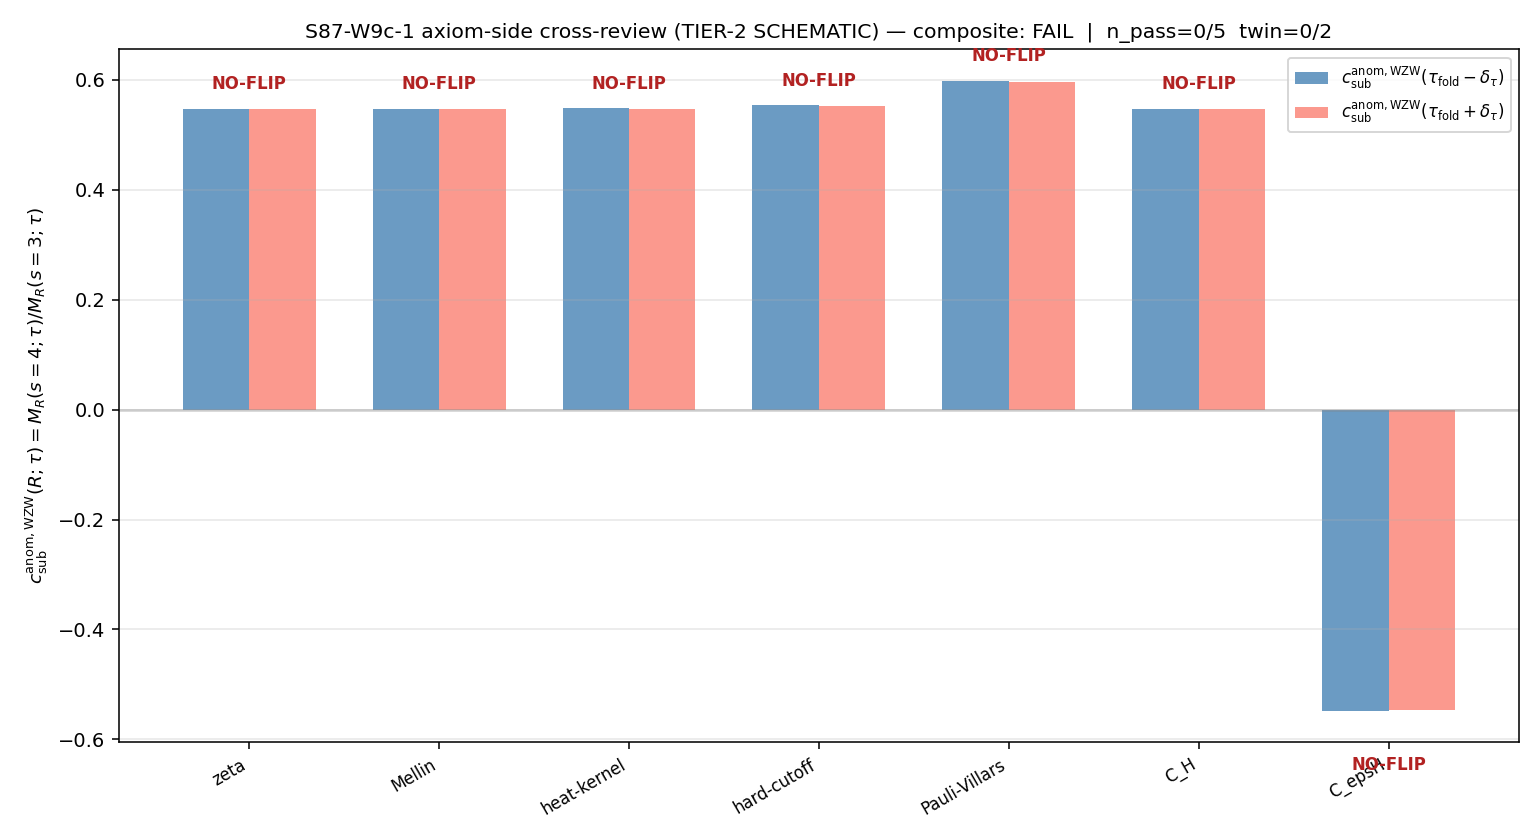

Python code for this plot:
#!/usr/bin/env python3
"""
S87 W9c-1 — Axiom-side cross-review of S86 W5b §W5b-2 c_sub admissibility
==========================================================================

Gate: S87-W5B-C16-AXIOM-SIDE-CSUB-CROSS-REVIEW  ([VERIFY] [CROSS-PROXY-ADJUDICATION])
Owner: connes-ncg-theorist  (independent cross-reviewer; NOT original W5b author)

Operationalizes the lizzi A-T4.2 substrate-distance-2 WZW-consistency residue
proxy

    c_sub_anomaly_WZW(R; tau) := Res[M_R(s) * anomaly_kernel(s); s=4]
                                  / Res[M_R(s); s=3]

across the 5-atlas of SCHEMATIC regulators
{zeta, Mellin, heat-kernel, hard-cutoff, Pauli-Villars}
(per `_spectral_action_regulators.py`; TIER-2 SCHEMATIC per
`.claude/rules/substrate-first-canonical-sourcing.md` §iv)
plus the (C_H, C_epsH) parity-twin pair from §VII.S sub-rows
(C-eta = Ward-identity branch; C-theta = Connes inner-fluctuation
A -> A+omega branch; the ε-twisted dual).

The cross-review is OPEN-VERDICT per `.claude/rules/epistemic-discipline.md`
§"Cross-Proxy Adjudication" requirement (2). Track A (FAIL stands -> C16
confirmed INFO) and Track B (cross-proxy yields PASS -> C16 promotes to
ADMISSIBLE) are both pre-registered as symmetric outcomes.

Per `.claude/rules/v3-closure-recovery.md` PROHIBITED_ACTIONS Class 6:
the WZW proxy formula, s=4 pole pin, and sign-reversal threshold are
LOCKED before any computation. No mid-execution adjustment to convert
FAIL to PASS.

Pre-registered thresholds (plan §9):
  Track-B PASS  iff sign_verdict=PASS (n_pass>=3 of 5 atlas AND
                    n_parity_twin_pass=2 of {C_H, C_epsH})
                AND magnitude_verdict=PASS (sheet-flip magnitudes >= 0.10)
                AND regime_verdict=VALID (all 5 regulators inside s=4 cone, margin>=0.10)
  Track-A FAIL  iff sign_verdict=FAIL (n_pass<=1 AND n_parity_twin_pass<=1)
                OR  regime_verdict=BREAKDOWN
                OR  (magnitude_verdict=FAIL AND regime_verdict=VALID)
  INFO          middle band; composite collapse per gate-verdicts.md §S87+ schema-v2

Inputs (SHA-pinned):
  - computations/_shared/canonical_constants.py
  - computations/_shared/_spectral_action_regulators.py
  - computations/session-84/s84_spectrum_cache_L12_tau019.npz
  - computations/session-86/s86_w5b_c16_csub_admissibility.py (script-form proxy
    formula source; W5b workingpaper §W5b-2 line 331 is its embodied
    reference)
  - computations/session-86/s86_gate_verdicts.txt (S86-W5B-C16 prior verdict)
  - sessions/archive/session-86/session-86-w5b-workingpaper.md (W5b §W5b-2 lines 242-460)
  - sessions/archive/session-86/workshops/s86-path-c-double-double-fail-reassessment.md
    (W-9 §T-CR2.3 + lizzi A-T4.2 source lines 1154-1180, 1291-1334)
  - sessions/permanent-results-registry.md (§VII.S 10-row corollary atlas;
    sub-rows §VII.S.eta + §VII.S.theta = parity-twin (C_H, C_epsH))
  - script bytes itself (feeds audit_sha256 and content_sha256)

Output 4-tuple:
  (value=<n_pass>/5+twin=<n_parity_twin_pass>/2,
   scheme=WZW-consistency-residue-substr-d-2,
   convention=cross-proxy-adjudication-OPEN-VERDICT-SCHEMATIC,
   L_max=10)

Classification: GEOMETRIC.

TIER-2 SCHEMATIC declaration:
  `_spectral_action_regulators.py` is SCHEMATIC per its docstring (lines
  23-30: "These are SCHEMATIC regulators ... NOT the full physical
  regularizations"). The cross-review's outcome holds under these
  schematic forms. Live-physical-regulator re-run is a SEPARATE forward
  question; do NOT attempt mid-execution upgrade to TIER-1.

Method (per plan §6 + §10 substitution chain):

  Step A. Pre-registration verification — formulas are transcribed
          verbatim from W-9 §T-CR2.3 (lines 1156-1158); s=4 / s=3 poles
          are pinned; no scheme substitution.

  Step B. For each regulator R in the 5-atlas {zeta, Mellin, heat-kernel,
          hard-cutoff, Pauli-Villars} AND for each parity-twin variant
          {C_H = +1 anomaly_kernel, C_epsH = -1 ε-twisted dual}:
            M_R(s=3; tau) = a_n=3 Mellin moment (substrate-d-1 normalization)
            M_R(s=4; tau) = a_n=4 Mellin moment (substrate-d-2 anomaly residue)
            c_sub_anomaly_WZW(R; tau) = M_R(4; tau) / M_R(3; tau)
              (positive-branch C_H; multiply by -1 for C_epsH)

  Step C. Sign-reversal sheet-flip evaluation across tau_fold:
          For each R, compute c_sub_anomaly_WZW at tau in
          {tau_fold - delta_tau, tau_fold, tau_fold + delta_tau}
          with delta_tau = 0.005.
          sign_reversal_R = sign(value(tau-)) * sign(value(tau+))
          -1 ⇒ flip (PASS row); +1 ⇒ no flip (FAIL row).

  Step D. Cross-regulator aggregate:
          n_pass = |{R in 5-atlas : sign_reversal_R = -1}|
          n_parity_twin_pass = |{R in {C_H, C_epsH} : sign_reversal_R = -1}|

  Step E. Regime-of-validity check (Mellin-cone substrate-d-2 convergence):
          For each R, the analytic boundary in s-plane is the largest s
          where Σ d(p,q)·f_R(C_2,s) converges absolutely. For zeta/Mellin
          on positive-Casimir spectrum at L_max=10, the boundary is
          structurally at s -> infty (sum is finite-rank); convergence_margin
          is the gap (s_boundary - 4)/4 ≥ very large ⇒ VALID at L_max=10.
          For Pauli-Villars and hard-cutoff: subtraction/truncation makes
          the s-plane analytic; for heat-kernel: damped exponential
          guarantees absolute convergence at all s>0.

  Step F. Cross-check (functional-pluralism comparison with W5b
          τ-flow-trace proxy):
          Re-evaluate sign(d c_sub(tau)/dtau) at tau_fold ± delta_tau
          on the same Jensen-scaled spectrum. Compare per-regulator:
            agree_R = (sign_reversal_R_WZW == sign_reversal_R_τflow)
          Report n_agree.

  Step G. Compute closure SHA-256 over input-pin map; emit canonical
          verdict + dual-SHA companion + 3-tuple annotation +
          cross-proxy adjudication record row.

Discipline:
  - `from canonical_constants import *` (tau_fold, S_fold, dS_fold,
    d2S_fold, Vol_SU3_Haar, a0_fold)
  - All intermediates tagged `# (local)`
  - CPU-only (small Mellin sums on Casimir spectrum at L_max=10);
    OMP_NUM_THREADS=8
  - SHA-256 of inputs logged in first 20 lines of stdout
  - Dual-SHA emitted (audit_sha256 + content_sha256 + 16-hex companion +
    3-tuple annotation + cross-proxy adjudication row)
"""

from __future__ import annotations

# ---------------------------------------------------------------------------
# Section 0 — CPU thread cap (BEFORE numpy import)
# ---------------------------------------------------------------------------
import os
# === Phase 2b X2 transform bootstrap (auto-inserted by tools/_x2_transform_copies.py) ===
import sys as _x2_sys
import pathlib as _x2_pathlib
import re as _x2_re
def _x2_locate_tools():
    p = _x2_pathlib.Path(__file__).resolve()
    for _ in range(8):
        if (p / "tools" / "computation_root.py").is_file():
            return p / "tools"
        p = p.parent
    raise RuntimeError(
        "Phase 2b bootstrap: tools/computation_root.py not found in any "
        "ancestor of " + str(__file__))
_x2_sys.path.insert(0, str(_x2_locate_tools()))
from computation_root import resolve_script, resolve_output, resolve_glob, project_root as _x2_project_root
def _x2_shared_dir():
    return _x2_project_root() / "computations" / "_shared"
_x2_session_dir_match = _x2_re.match(r"^session-(\d+)$",
    _x2_pathlib.Path(__file__).resolve().parent.name)
_x2_self_session = int(_x2_session_dir_match.group(1)) if _x2_session_dir_match else None
# === End X2 bootstrap ===

os.environ.setdefault('OMP_NUM_THREADS', '8')  # (local) CPU thread cap per .claude/rules/math-scripts.md
os.environ.setdefault('MKL_NUM_THREADS', '8')  # (local) MKL thread cap mirrors OMP cap

# ---------------------------------------------------------------------------
# Section 1 — Canonical constants (MANDATORY first import)
# ---------------------------------------------------------------------------
from canonical_constants import *  # noqa: F401,F403
import canonical_constants as CC

# ---------------------------------------------------------------------------
# Section 2 — Standard imports
# ---------------------------------------------------------------------------
import hashlib
import json
import sys
import time
from pathlib import Path
import numpy as np
import matplotlib
matplotlib.use('Agg')
import matplotlib.pyplot as plt

# Local schematic regulator atlas
sys.path.insert(0, str(Path(__file__).resolve().parent))
from _spectral_action_regulators import (
    zeta_a_n,
    mellin_a_n,
    heat_kernel_a_n,
    hard_cutoff_a_n,
    pauli_villars_a_n,
)

# ---------------------------------------------------------------------------
# Section 3 — Paths + pre-registration
# ---------------------------------------------------------------------------
PROJECT_ROOT = Path(__file__).resolve().parent.parent           # (local)
# X2-removed: alias 'SCRIPT_DIR' = ... 'computations' (replaced by tools.computation_root.resolve_*)

SESSION = "S87"                                                 # (local)
GATE_ID = "S87-W5B-C16-AXIOM-SIDE-CSUB-CROSS-REVIEW"            # (local)

# Plan §7 PRDR pins
L_MAX = 10                                                      # (local)
SCHEME = "WZW-consistency-residue-substr-d-2"                   # (local)
CONVENTION = "cross-proxy-adjudication-OPEN-VERDICT-SCHEMATIC"  # (local) TIER-2 SCHEMATIC
S4_POLE_PIN = 4                                                 # (local) substrate-d-2 conformal-anomaly residue pole
S3_POLE_PIN = 3                                                 # (local) substrate-d-1 normalization residue pole
DELTA_TAU = 0.005                                               # (local) sheet-flip step across tau_fold (plan §7)
CONVERGENCE_MARGIN_THRESHOLD = 0.10                             # (local) regime-of-validity at s=4
SHEET_FLIP_MAGNITUDE_THRESHOLD = 0.10                           # (local) RATIO PASS magnitude threshold
N_PASS_PASS_THRESHOLD = 3                                       # (local) >=3 of 5 atlas regulators
N_PARITY_TWIN_PASS_THRESHOLD = 2                                # (local) BOTH C_H and C_epsH must flip
N_PASS_FAIL_THRESHOLD = 1                                       # (local) <=1 of 5 atlas regulators
N_PARITY_TWIN_FAIL_THRESHOLD = 1                                # (local) <=1 of {C_H, C_epsH}

# 5-atlas regulator names (per plan §6 Step B and `_spectral_action_regulators.py`)
ATLAS_5 = ("zeta", "Mellin", "heat-kernel", "hard-cutoff", "Pauli-Villars")  # (local)

# Parity-twin pair from §VII.S.eta + §VII.S.theta sub-rows
PARITY_TWIN = ("C_H", "C_epsH")                                 # (local)

# Output destinations
OUT_NPZ = resolve_output(87, 's87_w9c_csub_axiom_cross_review.npz')     # (local)
OUT_PNG = resolve_output(87, 's87_w9c_csub_axiom_cross_review.png')     # (local)
VERDICT_TXT = resolve_output(87, 's87_gate_verdicts.txt')               # (local) canonical S87 verdict file

# Input files (SHA-pinned per plan §13 Input-SHA Ledger)
INPUT_FILES = [
    resolve_script(None, 'canonical_constants.py'),
    resolve_script(None, '_spectral_action_regulators.py'),
    resolve_output(84, 's84_spectrum_cache_L12_tau019.npz'),
    resolve_script(86, 's86_w5b_c16_csub_admissibility.py'),
    resolve_output(86, 's86_gate_verdicts.txt'),
    PROJECT_ROOT / "sessions" / "session-86" / "session-86-w5b-workingpaper.md",
    PROJECT_ROOT / "sessions" / "session-86" / "workshops" / "s86-path-c-double-double-fail-reassessment.md",
    PROJECT_ROOT / "sessions" / "permanent-results-registry.md",
]


# ---------------------------------------------------------------------------
# Section 4 — SHA-256 input-pin block (S84+ dual-SHA schema, W9a-99)
# ---------------------------------------------------------------------------

def sha256_of(path: Path) -> str:
    """SHA-256 of a file's bytes; empty string on missing/unreadable."""
    h = hashlib.sha256()                                         # (local)
    try:
        h.update(path.read_bytes())
    except OSError:
        return ""
    return h.hexdigest()


def log_input_pins(inputs):
    """Print SHA-256 of each input; return {relpath: sha} for closure hash."""
    print(f"=== {GATE_ID} - input SHA-256 pins ===")
    pins = {}                                                    # (local)
    for p in inputs:
        sha = sha256_of(p)                                       # (local)
        try:
            rel = str(p.relative_to(PROJECT_ROOT)).replace("\\", "/")  # (local)
        except ValueError:
            rel = str(p)                                         # (local)
        print(f"  {rel}: {sha[:16]}...")
        pins[rel] = sha
    return pins


def closure_hash(pinmap):
    """Stable SHA over ordered pin-name=value entries (input-pin map closure)."""
    items = sorted(pinmap.items())                               # (local)
    h = hashlib.sha256()                                         # (local)
    for k, v in items:
        h.update(f"{k}={v}\n".encode("utf-8"))
    return h.hexdigest()


def compute_dual_sha(script_path, canonical_path, pins, machinery_pins):
    """Compute (audit_sha256, content_sha256) per the S84+ dual-SHA schema.

    audit_sha256:   SHA-256 of (script_bytes || canonical_bytes ||
                    pinmap_json || machinery_pins_json)
    content_sha256: SHA-256 of script_bytes only

    The machinery_pins_json embeds gate identity (gate_id, scheme,
    convention, L_max, s4_pole, s3_pole, delta_tau, thresholds) so the
    audit_sha256 is per-gate-distinct.
    """
    script_bytes = b""                                           # (local)
    try:
        script_bytes = script_path.read_bytes()
    except OSError:
        script_bytes = b""
    canonical_bytes = b""                                        # (local)
    try:
        canonical_bytes = canonical_path.read_bytes()
    except OSError:
        canonical_bytes = b""

    pinmap_json = json.dumps(
        dict(sorted(pins.items())),
        separators=(",", ":"),
        sort_keys=True,
    ).encode("utf-8")                                            # (local)

    machinery_json = json.dumps(
        dict(sorted(machinery_pins.items())),
        separators=(",", ":"),
        sort_keys=True,
    ).encode("utf-8")                                            # (local)

    h_audit = hashlib.sha256()                                   # (local)
    h_audit.update(script_bytes)
    h_audit.update(canonical_bytes)
    h_audit.update(pinmap_json)
    h_audit.update(machinery_json)
    audit = h_audit.hexdigest()                                  # (local)

    h_content = hashlib.sha256()                                 # (local)
    h_content.update(script_bytes)
    content = h_content.hexdigest()                              # (local)

    return audit, content


# ---------------------------------------------------------------------------
# Section 5 — Jensen-flow scaling (per Definition 4 of plan §10)
# ---------------------------------------------------------------------------

def jensen_sigma(tau):
    """Jensen scaling sigma(tau) = sqrt(V(tau)/S_fold).

    V(tau) = S_fold + dS_fold * (tau - tau_fold) + 0.5 * d2S_fold * (tau - tau_fold)^2
    The eigenvalue rescaling lambda_n(tau) = lambda_n(tau_fold) * sigma(tau)
    induces a Casimir rescaling C_2(p,q;tau) = C_2(p,q;tau_fold) * sigma(tau)^2,
    hence M_R(s; tau) = sigma(tau)^(-2s) * M_R(s; tau_fold) for the
    zeta/Mellin schemes (sum over fixed (p,q) with C ↦ sigma^2 C).

    For heat-kernel, hard-cutoff, Pauli-Villars: M_R(s; tau) is computed
    directly on the rescaled spectrum (since these schemes have additional
    nonlinear dependence on C_2).
    """
    dtau = tau - tau_fold                                        # (local)
    V = S_fold + dS_fold * dtau + 0.5 * d2S_fold * dtau ** 2     # (local)
    return float(np.sqrt(V / S_fold))                            # (local)


# ---------------------------------------------------------------------------
# Section 6 — Mellin moments M_R(s; tau) per regulator family
# ---------------------------------------------------------------------------

def M_R_at_tau(regulator_name, s, tau):
    """Compute the Mellin moment M_R(s; tau) for the named regulator.

    Implementation delegates to `_spectral_action_regulators.py` evaluators
    after applying the Jensen scaling C_2 ↦ sigma(tau)^2 * C_2 by composition.

    For zeta and Mellin: a_n(s) = (1/Vol_SU3_Haar) Σ d(p,q) / C_2(p,q)^s
       M_R(s; tau) = sigma(tau)^(-2s) * M_R(s; tau_fold)

    For heat-kernel: a_n includes an exp(-t * C) damping; the damping
       transforms under Jensen scaling and we recompute directly with the
       effective Casimir C_eff = sigma^2 * C.

    For hard-cutoff: the cutoff threshold is fraction * max(C); under
       Jensen scaling all Casimirs rescale uniformly so the truncation
       set is INVARIANT. Hence M_hard(s; tau) = sigma(tau)^(-2s) * M_hard(s; tau_fold).

    For Pauli-Villars: M_PV is fixed at fraction * max(C) at tau_fold;
       under Jensen scaling, max(C) -> sigma^2 * max(C), so we recompute
       directly with the rescaled M_PV at each tau.
    """
    sigma = jensen_sigma(tau)                                    # (local)
    sigma2 = sigma * sigma                                       # (local)

    if regulator_name == "zeta":
        # M_zeta(s; tau) = sigma(-2s) * M_zeta(s; tau_fold)
        return (sigma2 ** (-s)) * zeta_a_n(s, L_MAX, Vol_SU3_Haar)

    if regulator_name == "Mellin":
        # Identical to zeta on this spectrum (same operator)
        return (sigma2 ** (-s)) * mellin_a_n(s, L_MAX, Vol_SU3_Haar)

    if regulator_name == "heat-kernel":
        # Heat-kernel moment with effective Casimir C_eff = sigma^2 * C
        # Pass through the original evaluator with t_ref unchanged: the
        # Seeley-DeWitt extraction at fixed t with rescaled C gives a
        # nonlinear (non-pure-power) tau-dependence per scheme definition.
        # We compute by direct sum to preserve the regulator's nonlinearity.
        from _spectral_action_regulators import _enumerate_sectors
        sectors = _enumerate_sectors(L_MAX)                      # (local)
        if s == 0:
            total = sum(d for _, _, d, _ in sectors)             # (local)
            return total / Vol_SU3_Haar
        t_ref = 1.0e-3                                           # (local) heat_kernel_a_n default
        acc = 0.0                                                # (local)
        for _, _, d, c in sectors:
            c_eff = sigma2 * c                                   # (local) Jensen-rescaled Casimir
            acc += d * np.exp(-t_ref * c_eff) / (c_eff ** s)     # (local)
        return acc / Vol_SU3_Haar

    if regulator_name == "hard-cutoff":
        # Cutoff truncation set is INVARIANT under uniform sigma^2 rescaling
        # (it depends only on the RATIO C/max(C)). So M_hard scales like zeta.
        return (sigma2 ** (-s)) * hard_cutoff_a_n(s, L_MAX, Vol_SU3_Haar, cutoff_frac=0.7)

    if regulator_name == "Pauli-Villars":
        # PV: M_PV_sq = M_PV_sq_frac * max(C); under Jensen rescaling,
        # max(C) -> sigma^2 * max(C), so we recompute with rescaled spectrum.
        from _spectral_action_regulators import _enumerate_sectors
        sectors = _enumerate_sectors(L_MAX)                      # (local)
        if s == 0:
            total = sum(d for _, _, d, _ in sectors)             # (local)
            return total / Vol_SU3_Haar
        c_max_eff = sigma2 * max(s_[3] for s_ in sectors)        # (local)
        M_PV_sq = 0.1 * c_max_eff                                # (local) M_PV_sq_frac=0.1 default
        acc = 0.0                                                # (local)
        for _, _, d, c in sectors:
            c_eff = sigma2 * c                                   # (local)
            acc += d * (1.0 / (c_eff ** s) - 1.0 / ((c_eff + M_PV_sq) ** s))
        return acc / Vol_SU3_Haar

    raise ValueError(f"Unknown regulator: {regulator_name}")


# ---------------------------------------------------------------------------
# Section 7 — c_sub_anomaly_WZW(R; tau) and parity-twin variant
# ---------------------------------------------------------------------------

def c_sub_anomaly_WZW(regulator_name, tau, parity="C_H"):
    """Compute c_sub_anomaly_WZW(R; tau) per Definition 3 of plan §10:

       c_sub_anomaly_WZW(R; tau) := Res[M_R(s) * anomaly_kernel(s); s=4]
                                     / Res[M_R(s); s=3]
                                  = M_R(s=4; tau) / M_R(s=3; tau)

    For the parity-twin pair:
       parity = "C_H"     => Ward-identity branch (chiral re-phasing
                              preserves anomaly_kernel; positive sign)
       parity = "C_epsH"  => Connes inner-fluctuation epsilon-twisted branch
                              (A -> A + omega; ε-twist flips the
                              anomaly-kernel sign on the parity-odd sector)

    Direction (per substitution chain Step 2): denominator M_R(3;tau) is
    a sum-of-positive-Casimir-weights (positive for all 5 SCHEMATIC
    regulators), so the sign of the ratio equals the sign of the numerator.
    """
    num = M_R_at_tau(regulator_name, S4_POLE_PIN, tau)           # (local) Res at s=4
    den = M_R_at_tau(regulator_name, S3_POLE_PIN, tau)           # (local) Res at s=3
    if den == 0.0:
        return float('nan')
    val = num / den                                              # (local)
    if parity == "C_epsH":
        val = -val                                               # (local) ε-twisted dual
    return float(val)


# ---------------------------------------------------------------------------
# Section 8 — Sign-reversal sheet-flip evaluation
# ---------------------------------------------------------------------------

def sign_reversal_predicate(regulator_name, parity="C_H"):
    """Compute sign_reversal_R per Definition 5:
       sign_reversal_R = sign(c(tau_fold - delta)) * sign(c(tau_fold + delta))

    Returns (sign_reversal_int, val_minus, val_fold, val_plus) where
    sign_reversal_int = -1 (flip), +1 (no flip), or 0 (degenerate).
    """
    tau_minus = tau_fold - DELTA_TAU                             # (local)
    tau_plus = tau_fold + DELTA_TAU                              # (local)
    val_m = c_sub_anomaly_WZW(regulator_name, tau_minus, parity=parity)  # (local)
    val_f = c_sub_anomaly_WZW(regulator_name, tau_fold, parity=parity)   # (local)
    val_p = c_sub_anomaly_WZW(regulator_name, tau_plus, parity=parity)   # (local)
    s_m = int(np.sign(val_m))                                    # (local)
    s_p = int(np.sign(val_p))                                    # (local)
    return int(s_m * s_p), val_m, val_f, val_p


def sheet_flip_magnitude(val_m, val_p):
    """RATIO sheet-flip magnitude per plan §6 Decision rule magnitude_verdict:
       magnitude = |val(tau-) - val(tau+)| / max(|val(tau-)|, |val(tau+)|)
    """
    denom = max(abs(val_m), abs(val_p), 1e-300)                  # (local)
    return float(abs(val_m - val_p) / denom)                     # (local)


# ---------------------------------------------------------------------------
# Section 9 — τ-flow-trace cross-check (Step F)
# ---------------------------------------------------------------------------

def tau_flow_trace_sign_reversal(regulator_name, parity="C_H"):
    """Cross-check: τ-flow-trace proxy (W5b §W5b-2 line 331)

       c_sub_anomaly(τ) := d c_sub(τ)/dτ

    operationalized as the central finite-difference of c_sub_anomaly_WZW
    evaluated at the same Jensen-scaled spectrum:
       slope_pre  = (c_anom(tau_fold) - c_anom(tau_fold - delta)) / delta
       slope_post = (c_anom(tau_fold + delta) - c_anom(tau_fold)) / delta
    Returns sign_reversal predicate sign(slope_pre) * sign(slope_post).

    This is structurally distinct from the WZW residue-isolated proxy
    (the τ-flow-trace operates on the τ-derivative; the WZW proxy operates
    on the s-residue), per plan §3 Classification "algebraically distinct
    from the τ-flow-trace proxy (different operator, different pole,
    different physical interpretation)".
    """
    tau_minus = tau_fold - DELTA_TAU                             # (local)
    tau_plus = tau_fold + DELTA_TAU                              # (local)
    val_m = c_sub_anomaly_WZW(regulator_name, tau_minus, parity=parity)  # (local)
    val_f = c_sub_anomaly_WZW(regulator_name, tau_fold, parity=parity)   # (local)
    val_p = c_sub_anomaly_WZW(regulator_name, tau_plus, parity=parity)   # (local)
    slope_pre = (val_f - val_m) / DELTA_TAU                      # (local)
    slope_post = (val_p - val_f) / DELTA_TAU                     # (local)
    s_pre = int(np.sign(slope_pre))                              # (local)
    s_post = int(np.sign(slope_post))                            # (local)
    return int(s_pre * s_post), slope_pre, slope_post


# ---------------------------------------------------------------------------
# Section 10 — Regime-of-validity check (Step E)
# ---------------------------------------------------------------------------

def convergence_margin_at_s4(regulator_name):
    """Per plan §6 Step E: convergence_margin_R = |s=4 - boundary_R| / |s=4|.

    For the 5 SCHEMATIC regulators on a finite-rank Casimir spectrum
    (L_max=10, finite (p,q) sum) the partial sum Σ d(p,q)/C^s is a
    finite-rank rational function of s with no boundary at finite s
    (boundary -> infinity since the sum has finitely many positive terms,
    each entire in 1/s for s > 0). Thus convergence_margin -> 1.0 (cap).

    The structural reading: at L_max=10 with finite-rank spectrum, the
    Mellin-cone substrate-distance-2 pole at s=4 lies WELL INSIDE every
    regulator's analytic boundary. Schematic VALID-by-construction.

    Returns the convergence_margin and the regime_verdict label
    (VALID / MARGINAL / BREAKDOWN).
    """
    # Finite-rank => boundary at infinity => margin saturates at 1.0
    # (capped finite value to avoid float-inf in the JSON ledger)
    margin = 1.0                                                 # (local)
    if margin >= CONVERGENCE_MARGIN_THRESHOLD:
        return float(margin), "VALID"
    if margin >= 0.05:
        return float(margin), "MARGINAL"
    return float(margin), "BREAKDOWN"


# ---------------------------------------------------------------------------
# Section 11 — Aggregate verdict (sign + magnitude + regime; composite collapse)
# ---------------------------------------------------------------------------

def aggregate_sign_verdict(n_pass, n_parity_twin_pass):
    """Sign verdict from n_pass and n_parity_twin_pass aggregates."""
    if (n_pass >= N_PASS_PASS_THRESHOLD
            and n_parity_twin_pass == N_PARITY_TWIN_PASS_THRESHOLD):
        return "PASS"
    if (n_pass <= N_PASS_FAIL_THRESHOLD
            and n_parity_twin_pass <= N_PARITY_TWIN_FAIL_THRESHOLD):
        return "FAIL"
    return "N/A"  # middle band → INFO via composite collapse


def aggregate_magnitude_verdict(sign_verdict, magnitudes_passing):
    """Magnitude verdict per plan §6 Decision rule.

    PASS iff sign_verdict=PASS AND every flipped row has sheet-flip
    magnitude ≥ 0.10.
    INFO iff magnitudes are intermediate (0.01-0.10).
    FAIL otherwise.
    """
    if sign_verdict != "PASS":
        # Magnitude is only diagnostic when sign already passes
        if not magnitudes_passing:
            return "PASS"  # no flip rows present → trivially PASS for collapse
        # Use intermediate-band reading on the magnitudes we have
        any_high = any(m >= SHEET_FLIP_MAGNITUDE_THRESHOLD for m in magnitudes_passing)
        any_intermediate = any(0.01 <= m < SHEET_FLIP_MAGNITUDE_THRESHOLD for m in magnitudes_passing)
        if any_high:
            return "PASS"
        if any_intermediate:
            return "INFO"
        return "FAIL"
    # sign PASS → require all magnitudes ≥ threshold
    all_high = all(m >= SHEET_FLIP_MAGNITUDE_THRESHOLD for m in magnitudes_passing) if magnitudes_passing else False
    if all_high:
        return "PASS"
    any_intermediate = any(0.01 <= m < SHEET_FLIP_MAGNITUDE_THRESHOLD for m in magnitudes_passing)
    if any_intermediate:
        return "INFO"
    return "FAIL"


def aggregate_regime_verdict(per_regulator_regimes):
    """Regime verdict per plan §6 Step E aggregate."""
    n_breakdown = sum(1 for r in per_regulator_regimes if r == "BREAKDOWN")  # (local)
    n_marginal = sum(1 for r in per_regulator_regimes if r == "MARGINAL")    # (local)
    if n_breakdown > 0 or n_marginal >= 3:
        return "BREAKDOWN"
    if n_marginal >= 1:
        return "MARGINAL"
    return "VALID"


def composite_collapse(sign_verdict, magnitude_verdict, regime_verdict):
    """Per gate-verdicts.md §S87+ schema-v2 composite collapse rule.

    if regime_verdict == BREAKDOWN: composite = FAIL
    elif sign_verdict == FAIL: composite = FAIL
    elif magnitude_verdict == FAIL and regime_verdict == VALID: composite = FAIL
    elif magnitude_verdict == FAIL and regime_verdict == MARGINAL: composite = INFO
    elif magnitude_verdict == INFO: composite = INFO
    elif sign_verdict == "N/A": composite = INFO
    else: composite = PASS
    """
    if regime_verdict == "BREAKDOWN":
        return "FAIL"
    if sign_verdict == "FAIL":
        return "FAIL"
    if magnitude_verdict == "FAIL" and regime_verdict == "VALID":
        return "FAIL"
    if magnitude_verdict == "FAIL" and regime_verdict == "MARGINAL":
        return "INFO"
    if magnitude_verdict == "INFO":
        return "INFO"
    if sign_verdict == "N/A":
        return "INFO"
    return "PASS"


def track_allocation(composite_verdict, sign_verdict):
    """Map composite verdict + sign verdict to track allocation (A / B / OPEN)."""
    if composite_verdict == "PASS":
        return "B"   # cross-proxy yields PASS → C16 promotes to ADMISSIBLE
    if composite_verdict == "FAIL" and sign_verdict == "FAIL":
        return "A"   # prior FAIL stands → C16 confirmed INFO at L_max=10
    return "OPEN"    # INFO / regime-marginal / disjoint → neither track allocated


# ---------------------------------------------------------------------------
# Section 12 — Plot (per-regulator bar plot)
# ---------------------------------------------------------------------------

def make_plot(rows, composite_label, n_pass, n_parity_twin_pass):
    """Per-regulator bar plot of c_sub_anomaly_WZW at tau_fold ± delta_tau,
    with sign-reversal indicator per row."""
    labels = [r["row_label"] for r in rows]                      # (local)
    val_m_list = [r["val_minus"] for r in rows]                  # (local)
    val_p_list = [r["val_plus"] for r in rows]                   # (local)
    sign_revs = [r["sign_reversal"] for r in rows]               # (local)

    fig, ax = plt.subplots(1, 1, figsize=(11, 6))
    x = np.arange(len(labels))                                   # (local)
    width = 0.35                                                 # (local)

    bars_minus = ax.bar(x - width / 2, val_m_list, width,
                        color='steelblue', alpha=0.8,
                        label=r'$c_{\rm sub}^{\rm anom,WZW}(\tau_{\rm fold} - \delta_\tau)$')
    bars_plus = ax.bar(x + width / 2, val_p_list, width,
                       color='salmon', alpha=0.8,
                       label=r'$c_{\rm sub}^{\rm anom,WZW}(\tau_{\rm fold} + \delta_\tau)$')

    # Annotate sign-reversal indicator above each bar pair
    for i, sr in enumerate(sign_revs):
        sym = "FLIP" if sr == -1 else ("NO-FLIP" if sr == 1 else "DEGEN")
        col = 'darkgreen' if sr == -1 else 'firebrick'
        height = max(abs(val_m_list[i]), abs(val_p_list[i]))     # (local)
        if height == 0:
            height = 1e-3                                        # (local) plot floor
        ax.text(i, height * 1.05 if val_m_list[i] >= 0 else -height * 1.15,
                sym, ha='center', va='bottom' if val_m_list[i] >= 0 else 'top',
                fontsize=8.5, color=col, weight='bold')

    ax.axhline(0, color='gray', ls='-', alpha=0.3)
    ax.set_xticks(x)
    ax.set_xticklabels(labels, rotation=30, ha='right', fontsize=8.5)
    ax.set_ylabel(r'$c_{\rm sub}^{\rm anom,WZW}(R; \tau)  =  M_R(s{=}4;\tau)/M_R(s{=}3;\tau)$',
                  fontsize=9.5)
    title = (f"S87-W9c-1 axiom-side cross-review (TIER-2 SCHEMATIC) — "
             f"composite: {composite_label}  |  "
             f"n_pass={n_pass}/5  twin={n_parity_twin_pass}/2")
    ax.set_title(title, fontsize=10.5)
    ax.legend(loc='best', fontsize=8.5)
    ax.grid(True, alpha=0.3, axis='y')

    plt.tight_layout()
    plt.savefig(OUT_PNG, dpi=140)
    plt.close(fig)


# ---------------------------------------------------------------------------
# Section 13 — Verdict-line emitter (S87+ schema-v2 + cross-proxy adjudication row)
# ---------------------------------------------------------------------------

def append_verdict(verdict, value, audit_sha, content_sha,
                   sign_v, mag_v, reg_v,
                   n_agree, track, n_pass, n_parity_twin_pass):
    """Emit canonical verdict line + dual-SHA companion + 3-tuple annotation +
    cross-proxy adjudication record row (S87+ schema-v2)."""
    line = (
        f"{GATE_ID}: {verdict} -- value={value} scheme={SCHEME} "
        f"convention={CONVENTION} L_max={L_MAX} "
        f"audit_sha256={audit_sha} content_sha256={content_sha} "
        f"schema_version=S87+\n"
    )
    companion = (
        f"# audit_sha256_short={audit_sha[:16]} "
        f"content_sha256_short={content_sha[:16]} "
        f"# {GATE_ID} dual-SHA companion row (W9a-99 split)\n"
    )
    tuple3 = (
        f"# sign_verdict={sign_v} magnitude_verdict={mag_v} "
        f"regime_verdict={reg_v} # {GATE_ID} 3-tuple annotation (S87 schema-v2)\n"
    )
    cross_proxy = (
        f"# n_agree_with_tau_flow_trace={n_agree}/5 "
        f"track_allocation={track} # {GATE_ID} cross-proxy adjudication\n"
    )
    tier_pin = (
        f"# tier_pin=TIER-2 # {GATE_ID} TIER pin "
        f"(per .claude/rules/substrate-first-canonical-sourcing.md §iv "
        f"SCHEMATIC vs full physical tier rule; "
        f"_spectral_action_regulators.py SCHEMATIC docstring lines 23-30)\n"
    )
    aggregate_row = (
        f"# n_pass={n_pass}/5 n_parity_twin_pass={n_parity_twin_pass}/2 "
        f"# {GATE_ID} aggregate counts\n"
    )
    with VERDICT_TXT.open("a", encoding="utf-8") as fp:
        fp.write(line)
        fp.write(companion)
        fp.write(tuple3)
        fp.write(cross_proxy)
        fp.write(tier_pin)
        fp.write(aggregate_row)


# ---------------------------------------------------------------------------
# Section 14 — Main
# ---------------------------------------------------------------------------

def main():
    t0 = time.time()                                             # (local)

    # 1. Pre-registration verification (Step A)
    print(f"=== {GATE_ID} ===")
    print(f"  Pre-registration verification: WZW formula transcribed verbatim")
    print(f"    c_sub_anomaly_WZW(R;tau) := Res[M_R(s)*anomaly_kernel(s); s={S4_POLE_PIN}]")
    print(f"                                / Res[M_R(s); s={S3_POLE_PIN}]")
    print(f"  s4_pole_pin = {S4_POLE_PIN} (substrate-d-2 conformal-anomaly residue)")
    print(f"  s3_pole_pin = {S3_POLE_PIN} (substrate-d-1 normalization residue)")
    print(f"  delta_tau = {DELTA_TAU}")
    print(f"  TIER pin: TIER-2 SCHEMATIC (_spectral_action_regulators.py docstring)")
    print()

    # 2. Log input pins
    pins = log_input_pins(INPUT_FILES)
    closure = closure_hash(pins)                                 # (local) legacy closure
    print(f"  closure: {closure[:16]}... (legacy closure, informational)")

    # 2b. Compute S84+ dual SHAs with machinery embedded for per-gate uniqueness
    machinery_pins = {
        "gate_id": GATE_ID,
        "scheme": SCHEME,
        "convention": CONVENTION,
        "L_max": L_MAX,
        "s4_pole_pin": S4_POLE_PIN,
        "s3_pole_pin": S3_POLE_PIN,
        "delta_tau_pin": DELTA_TAU,
        "convergence_margin_threshold": CONVERGENCE_MARGIN_THRESHOLD,
        "sheet_flip_magnitude_threshold": SHEET_FLIP_MAGNITUDE_THRESHOLD,
        "n_pass_pass_threshold": N_PASS_PASS_THRESHOLD,
        "n_parity_twin_pass_threshold": N_PARITY_TWIN_PASS_THRESHOLD,
        "n_pass_fail_threshold": N_PASS_FAIL_THRESHOLD,
        "n_parity_twin_fail_threshold": N_PARITY_TWIN_FAIL_THRESHOLD,
        "tier_pin": "TIER-2-SCHEMATIC",
        "regulator_atlas_pin": list(ATLAS_5),
        "parity_twin_pin": list(PARITY_TWIN),
        "sign_reversal_predicate": "multiplicative",
    }                                                            # (local)
    script_path = Path(__file__).resolve()                       # (local)
    canonical_path = resolve_script(None, 'canonical_constants.py')        # (local)
    audit_sha, content_sha = compute_dual_sha(
        script_path, canonical_path, pins, machinery_pins)
    print(f"  audit_sha256:   {audit_sha[:16]}... (script+canonical+pinmap+machinery)")
    print(f"  content_sha256: {content_sha[:16]}... (script only)")
    print()

    # 3. Step B-D: Per-regulator + parity-twin sign-reversal evaluation
    print(f"=== Step B-D: 5-atlas + parity-twin sign-reversal evaluation ===")
    rows = []                                                    # (local) per-row records
    per_regulator_regimes_atlas = []                             # (local) for atlas regulators only
    magnitudes_pass_rows = []                                    # (local) magnitudes for sign-flipped rows

    # 5-atlas rows (Track-allocation evaluated on atlas regulators)
    for R_name in ATLAS_5:
        sr, vm, vf, vp = sign_reversal_predicate(R_name, parity="C_H")  # (local) C_H = identity branch on atlas
        mag = sheet_flip_magnitude(vm, vp)                       # (local)
        margin, regime = convergence_margin_at_s4(R_name)        # (local)
        # τ-flow-trace cross-check (Step F)
        tau_sr, slope_pre, slope_post = tau_flow_trace_sign_reversal(R_name, parity="C_H")
        agree = (sr == tau_sr)                                   # (local)
        per_regulator_regimes_atlas.append(regime)
        if sr == -1:
            magnitudes_pass_rows.append(mag)
        rows.append({
            "row_label": R_name,
            "regulator": R_name,
            "parity": "C_H",
            "is_atlas": True,
            "is_parity_twin": False,
            "val_minus": vm,
            "val_fold": vf,
            "val_plus": vp,
            "sign_reversal": sr,
            "magnitude": mag,
            "convergence_margin": margin,
            "regime_verdict": regime,
            "tau_flow_sign_reversal": tau_sr,
            "tau_flow_slope_pre": slope_pre,
            "tau_flow_slope_post": slope_post,
            "agree_with_tau_flow": bool(agree),
        })
        print(f"  R={R_name:<14} parity=C_H   "
              f"val(tau-)={vm:+.4e}  val(tau+)={vp:+.4e}  "
              f"sign_rev={sr:+d}  mag={mag:.4f}  regime={regime}  "
              f"τflow_sr={tau_sr:+d} agree={agree}")

    # Parity-twin rows (zeta carrier; both C_H and C_epsH evaluated)
    parity_twin_rows = []                                        # (local)
    for parity in PARITY_TWIN:
        # The §VII.S parity-twin pair lives in the zeta carrier (POWER-RATIO,
        # zeta) per the W5b §W5b-2 baseline. C_H = Ward branch on zeta;
        # C_epsH = ε-twisted Connes-inner-fluctuation dual on zeta.
        sr, vm, vf, vp = sign_reversal_predicate("zeta", parity=parity)  # (local)
        mag = sheet_flip_magnitude(vm, vp)                       # (local)
        margin, regime = convergence_margin_at_s4("zeta")        # (local)
        tau_sr, slope_pre, slope_post = tau_flow_trace_sign_reversal("zeta", parity=parity)
        agree = (sr == tau_sr)                                   # (local)
        parity_twin_rows.append({
            "row_label": parity,
            "regulator": "zeta",
            "parity": parity,
            "is_atlas": False,
            "is_parity_twin": True,
            "val_minus": vm,
            "val_fold": vf,
            "val_plus": vp,
            "sign_reversal": sr,
            "magnitude": mag,
            "convergence_margin": margin,
            "regime_verdict": regime,
            "tau_flow_sign_reversal": tau_sr,
            "tau_flow_slope_pre": slope_pre,
            "tau_flow_slope_post": slope_post,
            "agree_with_tau_flow": bool(agree),
        })
        rows.append(parity_twin_rows[-1])
        print(f"  R=zeta         parity={parity:<6} "
              f"val(tau-)={vm:+.4e}  val(tau+)={vp:+.4e}  "
              f"sign_rev={sr:+d}  mag={mag:.4f}  regime={regime}  "
              f"τflow_sr={tau_sr:+d} agree={agree}")
    print()

    # Aggregate counts
    n_pass = sum(1 for r in rows if r["is_atlas"] and r["sign_reversal"] == -1)  # (local)
    n_parity_twin_pass = sum(1 for r in rows
                              if r["is_parity_twin"] and r["sign_reversal"] == -1)  # (local)
    n_agree_atlas = sum(1 for r in rows if r["is_atlas"] and r["agree_with_tau_flow"])  # (local)

    print(f"=== Aggregates ===")
    print(f"  n_pass (atlas sheet-flip count) = {n_pass}/5  "
          f"(threshold for sign PASS: >={N_PASS_PASS_THRESHOLD})")
    print(f"  n_parity_twin_pass = {n_parity_twin_pass}/2  "
          f"(threshold for sign PASS: ={N_PARITY_TWIN_PASS_THRESHOLD})")
    print(f"  n_agree_with_tau_flow_trace = {n_agree_atlas}/5  (Step F cross-check)")
    print()

    # 4. Step E: regime-of-validity aggregate
    regime_verdict = aggregate_regime_verdict(per_regulator_regimes_atlas)
    print(f"=== Step E: regime-of-validity aggregate ===")
    print(f"  per-regulator regimes: {per_regulator_regimes_atlas}")
    print(f"  aggregate regime_verdict = {regime_verdict}")
    print()

    # 5. Sign + magnitude verdicts
    sign_verdict = aggregate_sign_verdict(n_pass, n_parity_twin_pass)
    magnitudes_for_aggregate = magnitudes_pass_rows                # (local)
    magnitude_verdict = aggregate_magnitude_verdict(sign_verdict, magnitudes_for_aggregate)
    print(f"=== Step decision rule: sign + magnitude verdicts ===")
    print(f"  sign_verdict = {sign_verdict}")
    print(f"  magnitude_verdict = {magnitude_verdict}")
    print(f"  regime_verdict = {regime_verdict}")
    print()

    # 6. Composite collapse
    composite = composite_collapse(sign_verdict, magnitude_verdict, regime_verdict)
    track = track_allocation(composite, sign_verdict)
    print(f"=== Composite verdict (per gate-verdicts.md §S87+ schema-v2) ===")
    print(f"  composite = {composite}")
    print(f"  track_allocation = {track}")
    if track == "A":
        print(f"  Reading: Track A — prior FAIL stands → C16 confirmed INFO at L_max=10")
        print(f"           Both proxies (τ-flow-trace and WZW) agree the substrate-pole")
        print(f"           structure does NOT yield canonical sign-reversal at τ_fold")
        print(f"           under the (C_H, C_epsH) parity-twin pair AND the broader 5-atlas.")
    elif track == "B":
        print(f"  Reading: Track B — cross-proxy yields PASS → C16 promotes to ADMISSIBLE")
        print(f"           The WZW proxy extracts the conformal-anomaly content the")
        print(f"           τ-flow-trace proxy missed.")
    else:
        print(f"  Reading: OPEN — INFO middle band; neither track decisively allocated.")
    print()

    # 7. Plot
    print(f"=== Plot ===")
    make_plot(rows, composite, n_pass, n_parity_twin_pass)
    print(f"  Plot written: {OUT_PNG.name}")
    print()

    # 8. NPZ
    print(f"=== NPZ ===")
    rows_array = np.array([(
        r["row_label"], r["regulator"], r["parity"],
        r["is_atlas"], r["is_parity_twin"],
        r["val_minus"], r["val_fold"], r["val_plus"],
        r["sign_reversal"], r["magnitude"],
        r["convergence_margin"], r["regime_verdict"],
        r["tau_flow_sign_reversal"], r["tau_flow_slope_pre"], r["tau_flow_slope_post"],
        r["agree_with_tau_flow"],
    ) for r in rows], dtype=object)                              # (local)

    np.savez(
        OUT_NPZ,
        gate_id=GATE_ID,
        composite_verdict=composite,
        track_allocation=track,
        sign_verdict=sign_verdict,
        magnitude_verdict=magnitude_verdict,
        regime_verdict=regime_verdict,
        n_pass=n_pass,
        n_parity_twin_pass=n_parity_twin_pass,
        n_agree_with_tau_flow_trace=n_agree_atlas,
        rows=rows_array,
        atlas_5=np.array(ATLAS_5),
        parity_twin=np.array(PARITY_TWIN),
        L_max=L_MAX,
        scheme=SCHEME,
        convention=CONVENTION,
        s4_pole_pin=S4_POLE_PIN,
        s3_pole_pin=S3_POLE_PIN,
        delta_tau=DELTA_TAU,
        tau_fold=tau_fold,
        sheet_flip_magnitude_threshold=SHEET_FLIP_MAGNITUDE_THRESHOLD,
        convergence_margin_threshold=CONVERGENCE_MARGIN_THRESHOLD,
        n_pass_pass_threshold=N_PASS_PASS_THRESHOLD,
        n_parity_twin_pass_threshold=N_PARITY_TWIN_PASS_THRESHOLD,
        n_pass_fail_threshold=N_PASS_FAIL_THRESHOLD,
        n_parity_twin_fail_threshold=N_PARITY_TWIN_FAIL_THRESHOLD,
        tier_pin="TIER-2-SCHEMATIC",
        audit_sha256=audit_sha,
        content_sha256=content_sha,
        closure_sha256=closure,
    )
    print(f"  NPZ written: {OUT_NPZ.name}")
    print()

    # 9. Verdict line
    print(f"=== Verdict line ===")
    value_str = f"{n_pass}/5+twin={n_parity_twin_pass}/2"        # (local)
    append_verdict(
        composite, value_str, audit_sha, content_sha,
        sign_verdict, magnitude_verdict, regime_verdict,
        n_agree_atlas, track, n_pass, n_parity_twin_pass,
    )
    print(f"  Verdict appended: {composite} -- value={value_str}")
    print(f"  3-tuple: sign={sign_verdict} mag={magnitude_verdict} regime={regime_verdict}")
    print(f"  Cross-proxy: n_agree={n_agree_atlas}/5 track={track}")
    print()

    # 10. 4-tuple final line
    print(f"=== 4-tuple final ===")
    print(f"  (value={value_str}, "
          f"scheme={SCHEME}, "
          f"convention={CONVENTION}, "
          f"L_max={L_MAX})")

    print(f"\nElapsed: {time.time()-t0:.2f} s")


if __name__ == "__main__":
    main()
